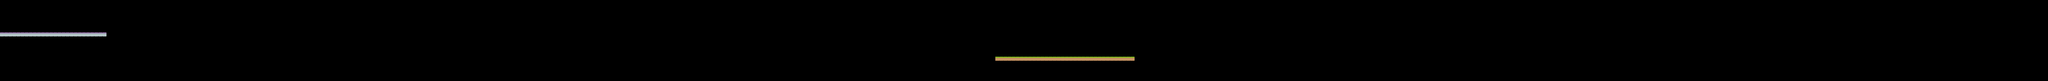

This game map was drawn from its Tiled (.tmx) file and the tilesets committed beside it. A one-line description and the trimmed map source follow:
An orthogonal 500x20 tile map with 70x70 px tiles, 1 tile layer (collision) and 3 objects (3x badguy).

<map version="1.0" tiledversion="1.1.4" orientation="orthogonal" renderorder="right-down" width="500" height="20" tilewidth="70" tileheight="70" infinite="0" nextobjectid="6">
 <tileset firstgid="1" name="tiles_spritesheet" tilewidth="70" tileheight="70" spacing="2" tilecount="156" columns="12">
  <image source="tiles_spritesheet.png" width="914" height="936" />
  <tile id="0">
   <properties>
    <property name="collides" type="bool" value="true" />
   </properties>
  </tile>
  <tile id="9">
   <properties>
    <property name="collides" type="bool" value="true" />
   </properties>
  </tile>
 </tileset>
 <layer name="collision" width="500" height="20">
  <data>[10000 cells, 60 non-empty, 2 distinct tile ids]</data>
 </layer>
 <objectgroup name="enemies">
  <object id="2" name="badguy" x="570" y="237" width="15" height="16" />
  <object id="4" name="badguy" x="671.5" y="145" width="15" height="16" />
  <object id="5" name="badguy" x="489.5" y="171" width="15" height="16" />
 </objectgroup>
</map>
